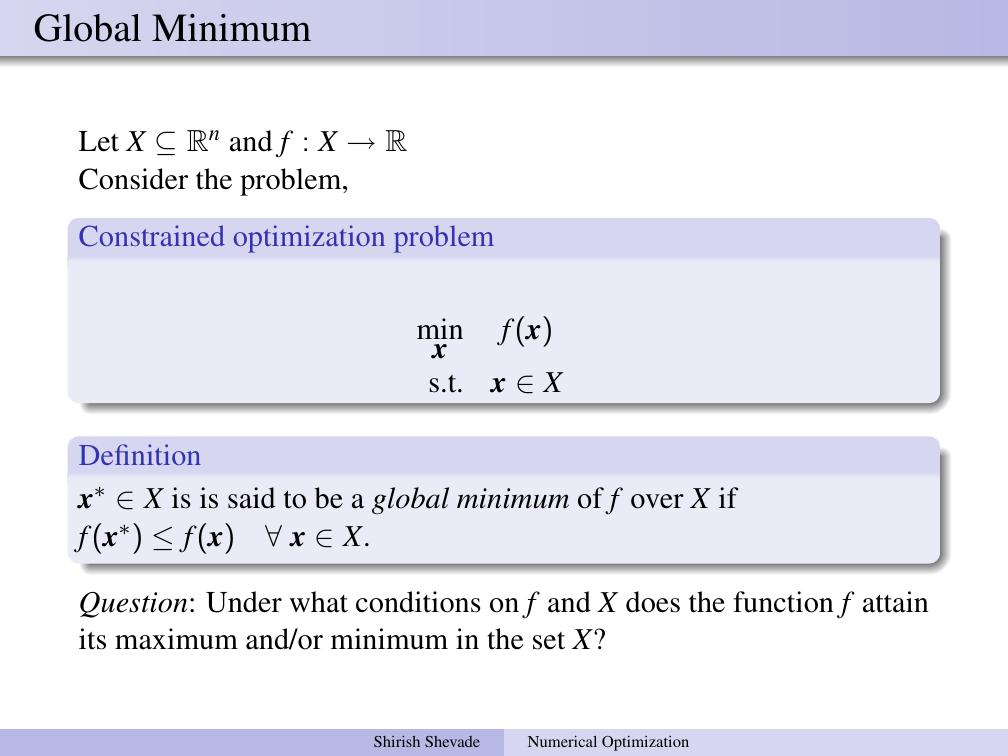
#> input picture examples/img_concat/01.jpg, 1008 x 756 px, found by its file name; its folder holds 4 pictures in this run
$ python img_concat.py
#> lines starting #> are read from the running program, lines starting #| are printed output that depends on the picture
### nmag/utils.py
import shutil
import os
import logging
from os import path as osp
import re

ROOT = osp.abspath(osp.join(osp.dirname(__file__), "../"))
pats = ["\!\[.*?\]\((.*?)\)", "\<img src=[\"'](.*?)[\"']"]
IMGPATTERNS = [re.compile(y) for y in pats]
IMGFORMAT = [".jpg", ".png"]


def get_logger(filename, verb_level="info", name=None, method=None):
    """filename: 保存log的文件名
    name：log对象的名字，可以不填
    """
    level_dict = {"debug": logging.DEBUG, "info": logging.INFO, "warn": logging.WARNING}
    formatter = logging.Formatter("[%(asctime)s][%(filename)s][line:%(lineno)d][%(levelname)s] %(message)s")
    logger = logging.getLogger(name)
    logger.setLevel(level_dict[verb_level])

    if method == "w2file":
        fh = logging.FileHandler(filename, mode="w", encoding="utf-8")
        fh.setFormatter(formatter)
        logger.addHandler(fh)

    sh = logging.StreamHandler()
    sh.setFormatter(formatter)
    logger.addHandler(sh)

    return logger


# [8 lines left out: function build_workdir, not called in this run]


def remove_workdir(path):
    shutil.rmtree(path)


# [7 lines left out: function backup_dir, not called in this run]


def backup_file(src_path):
    bak_path = src_path + "__bak"
    shutil.copy(src_path, bak_path)


# [31 lines left out: functions is_string_url, check_path, ext_path, not called in this run]

### nmag/img_manager/img_concat.py
from PIL import Image
import os
import argparse
from pathlib import Path
from os import path as osp
import sys
from pprint import pformat

sys.path.append(osp.abspath(osp.dirname(__file__)))
from utils import *


def resize_all(images):
    widths, heights = zip(*(im.size for im in images))
    mw, mh = max(widths), max(heights)
    return [im.resize((mw, mh)) for im in images]


def concate_imgs(images, file_path="./out.png", direction="h"):
    def _horizon():
        total_width = sum(widths)
        max_height = max(heights)
        new_im = Image.new("RGB", (total_width, max_height))
        x_offset = 0
        for im in images:
            new_im.paste(im, (x_offset, 0))
            x_offset += im.size[0]
        return new_im

    def _vertical():
        width = max(widths)
        height = sum(heights)
        new_im = Image.new("RGB", (width, height))
        y_offset = 0
        for im in images:
            new_im.paste(im, (0, y_offset))
            y_offset += im.size[1]
        return new_im

    widths, heights = zip(*(im.size for im in images))
    if direction == "h":
        new_im = _horizon()
    elif direction == "v":
        new_im = _vertical()
    else:
        raise ValueError(f"direction {direction} is not within ['h', 'v']")
    new_im.save(file_path)


def concate_to_pdf(images, file_path="out.pdf"):
    # images = [im.convert('RGB') for im in images]
    # images[0].save(filepath, save_all=True, append_images=images[1:])
    first_img = True
    imgs = []
    for img in images:
        img = img.convert("RGB")
        if not first_img:
            imgs.append(img)
        else:
            begin = img
            first_img = False
    begin.save(file_path, save_all=True, append_images=imgs)


if __name__ == "__main__":
    logger = get_logger(filename="imgcat.log", verb_level="info", method="w2file")
    parser = argparse.ArgumentParser()
    parser.add_argument(
        "--input_folder",
        type=str,
        default="examples/img_concat",
        help="the folder that contains images",
    )
    parser.add_argument(
        "--out_path",
        type=str,
        default="examples/img_concat.png",
        help="the output path for concatenated images",
    )
    parser.add_argument(
        "--concat_direction",
        type=str,
        default="v",
        help="the direction for concatenation",
    )
    parser.add_argument(
        "-v", "--verbose", action="store_true", help="increase output verbosity"
    )
    args = parser.parse_args()

    supported_img_format = [".jpg", ".png"]

    filelist = [
        osp.join(args.input_folder, x)
        for x in sorted(os.listdir(args.input_folder))
        if Path(x).suffix in supported_img_format
    ]
    logging.info(
        f"Found {len(filelist)} images from {args.input_folder}:\n{pformat(filelist)}"
    )
    images = [Image.open(x) for x in filelist]
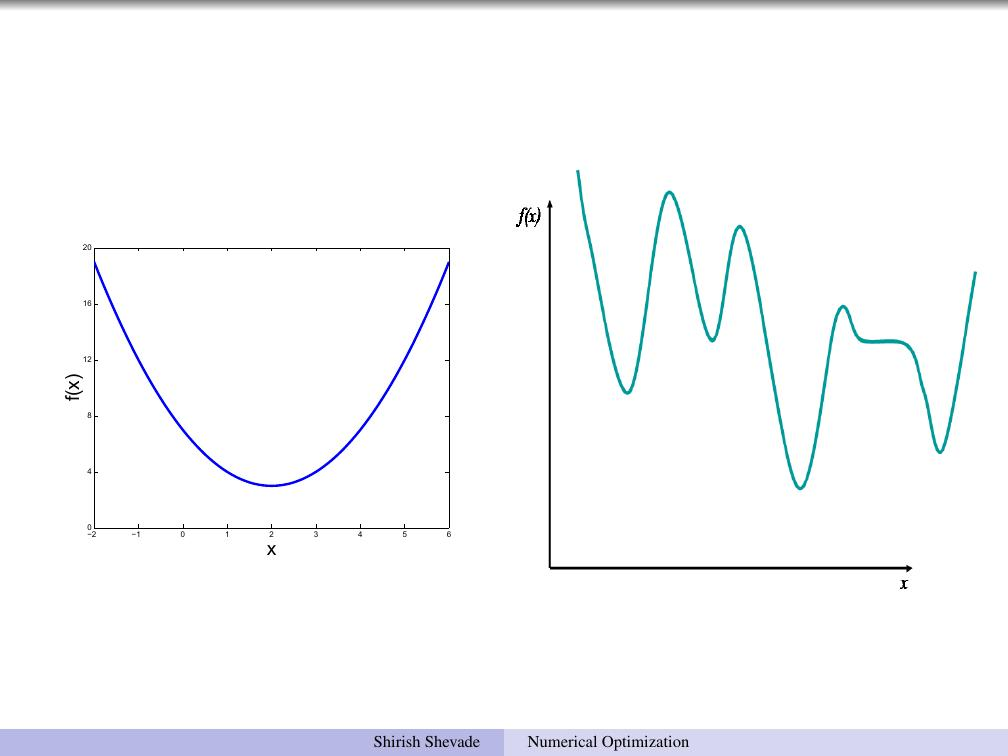
#> input picture examples/img_concat/02.jpg, 1008 x 756 px, found by its file name
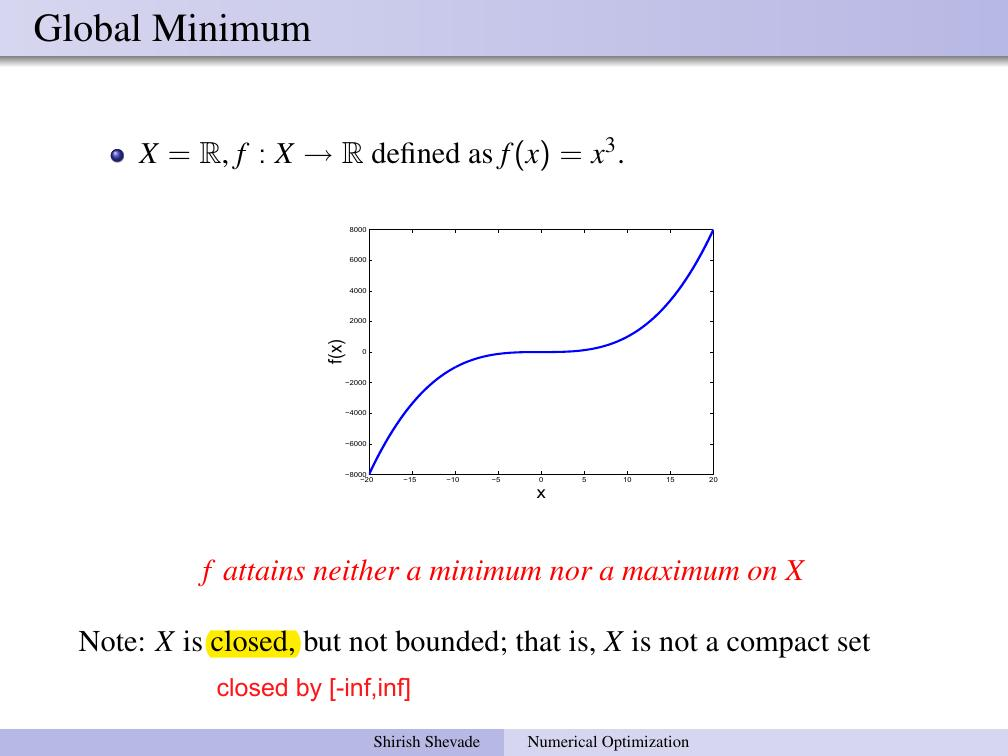
#> input picture examples/img_concat/03.jpg, 1008 x 756 px, found by its file name
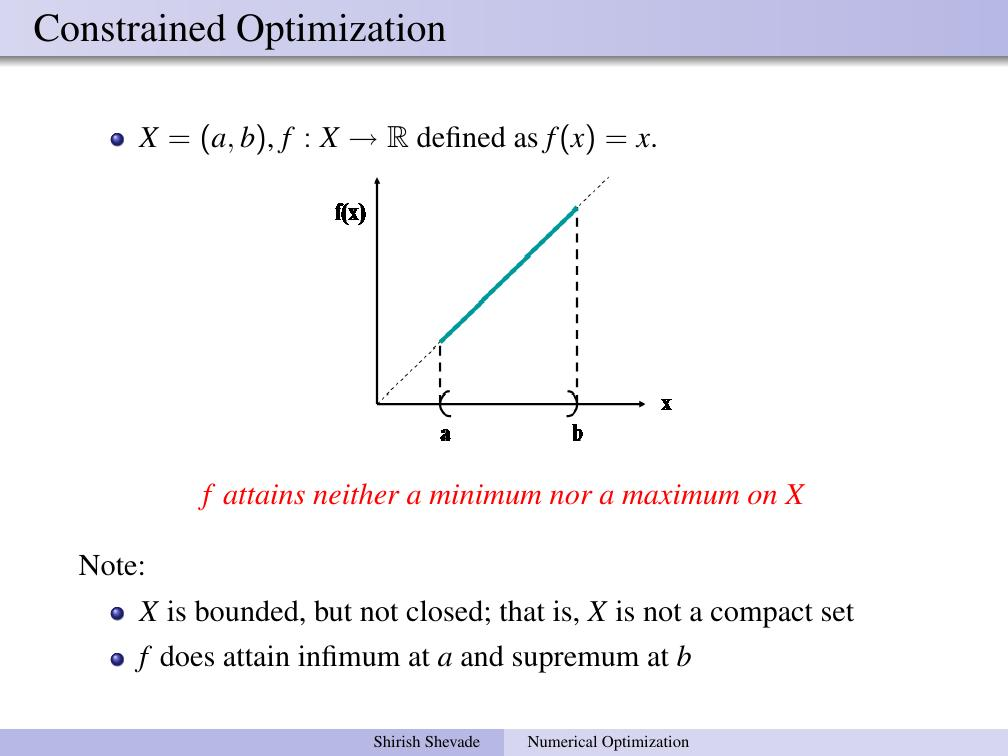
#> input picture examples/img_concat/04.jpg, 1008 x 756 px, found by its file name
#> images = 4 items

    assert args.concat_direction in ["h", "v"], "unsupported concat direction!"
    if Path(args.out_path).suffix in supported_img_format:
        logging.info(
            f"concat images to a full image on {args.concat_direction} direction"
        )
        concate_imgs(
            resize_all(images), direction=args.concat_direction, file_path=args.out_path
        )
#> in resize_all, `widths, heights = zip(*(im.size for im in images))`: widths = (1008, 1008, 1008, 1008); heights = (756, 756, 756, 756)
#> in resize_all, `mw, mh = max(widths), max(heights)`: mw = 1008; mh = 756
#> in concate_imgs, `widths, heights = zip(*(im.size for im in images))`: widths = (1008, 1008, 1008, 1008); heights = (756, 756, 756, 756)
#> in _vertical, `width = max(widths)`: width = 1008
#> in _vertical, `height = sum(heights)`: height = 3024
#> in _vertical, `new_im = Image.new("RGB", (width, height))`: new_im: PIL image 1008x3024 RGB; every value is 0
#> the loop in _vertical, `for im in images:` made 4 passes
#> y_offset on passes 1 to 4: 756, 1512, 2268, 3024
#> after the loop in _vertical, `for im in images:`:
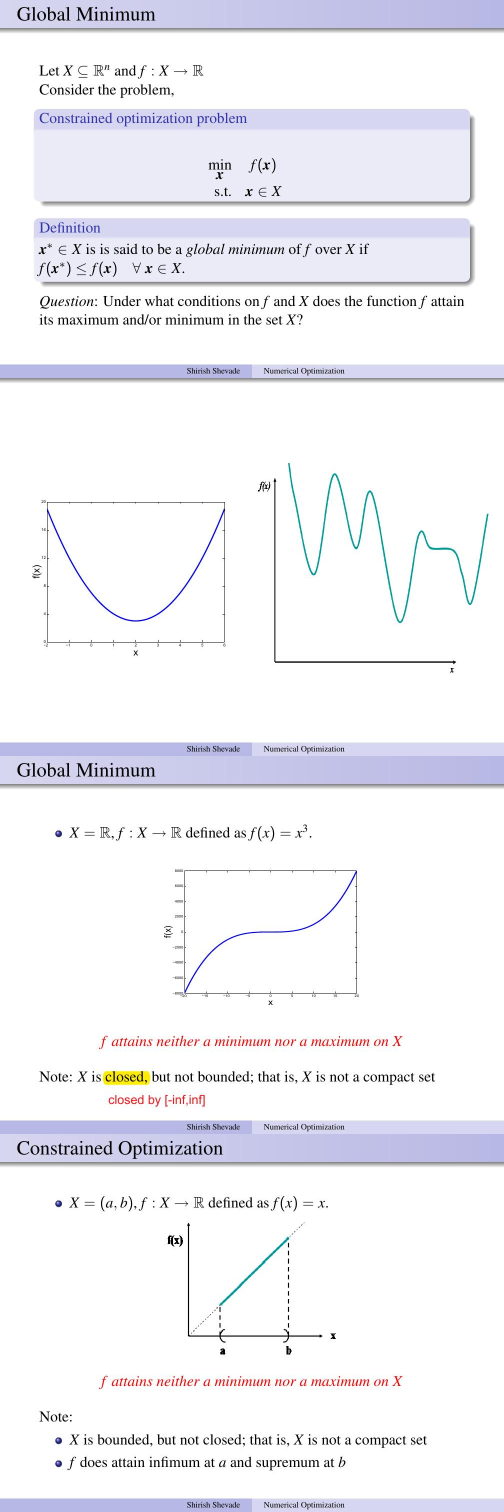
#> new_im: PIL image 1008x3024 RGB (shown at 1/2 size); mean R, G, B 241.4, 241.3, 245.8
    elif Path(args.out_path).suffix == ".pdf":
        logging.info(f"concat images to pdf on {args.concat_direction} direction")
        concate_to_pdf(resize_all(images), file_path=args.out_path)
    else:
        raise ValueError(f"unsupported output format! {args.out_path}")
    logging.info(f"Done.\nSaved concated image to {args.out_path}")
